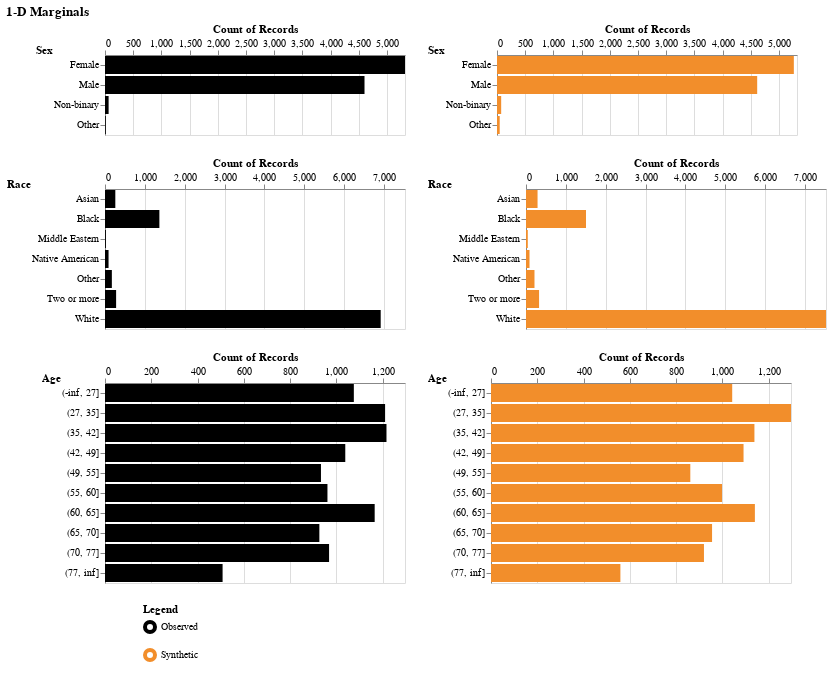

Notebook code cell kept with this figure:
### Code cell
plot_marginal_1d(df, df_generated, columns=["Sex", "Race", "Age"])

### Figure 1 — Vega specification as saved in the notebook (floating-point values rounded to 4 significant figures)
{"$schema": "https://vega.github.io/schema/vega/v5.json", "data": [{"name": "source_6", "values": [{"category": "Observed"}, {"category": "Synthetic"}]}, {"name": "source_0", "values": [{"Sex": "Male", "__count": 4602}, {"Sex": "Female", "__count": 5320}, {"Sex": "Non-binary", "__count": 64}, {"Sex": "Other", "__count": 14}]}, {"name": "source_1", "values": [{"Sex": "Male", "__count": 4614}, {"Sex": "Female", "__count": 5264}, {"Sex": "Non-binary", "__count": 74}, {"Sex": "Other", "__count": 48}]}, {"name": "source_2", "values": [{"Race": "White", "__count": 6920}, {"Race": "Black", "__count": 1365}, {"Race": "Asian", "__count": 259}, {"Race": "Two or more", "__count": 279}, {"Race": "Other", "__count": 172}, {"Race": "Native American", "__count": 89}, {"Race": "Middle Eastern", "__count": 23}]}, {"name": "source_3", "values": [{"Race": "White", "__count": 7530}, {"Race": "Black", "__count": 1506}, {"Race": "Asian", "__count": 290}, {"Race": "Other", "__count": 213}, {"Race": "Native American", "__count": 88}, {"Race": "Two or more", "__count": 328}, {"Race": "Middle Eastern", "__count": 45}]}, {"name": "source_4", "values": [{"Age": "(49, 55]", "__count": 933}, {"Age": "(42, 49]", "__count": 1038}, {"Age": "(55, 60]", "__count": 961}, {"Age": "(35, 42]", "__count": 1216}, {"Age": "(60, 65]", "__count": 1165}, {"Age": "(65, 70]", "__count": 926}, {"Age": "(27, 35]", "__count": 1210}, {"Age": "(-inf, 27]", "__count": 1075}, {"Age": "(70, 77]", "__count": 968}, {"Age": "(77, inf]", "__count": 508}]}, {"name": "source_5", "values": [{"Age": "(27, 35]", "__count": 1296}, {"Age": "(65, 70]", "__count": 955}, {"Age": "(-inf, 27]", "__count": 1042}, {"Age": "(49, 55]", "__count": 861}, {"Age": "(42, 49]", "__count": 1091}, {"Age": "(60, 65]", "__count": 1140}, {"Age": "(77, inf]", "__count": 559}, {"Age": "(35, 42]", "__count": 1138}, {"Age": "(55, 60]", "__count": 998}, {"Age": "(70, 77]", "__count": 920}]}, {"name": "source_0_concat_0_concat_0_y_domain_Sex", "values": [{"Sex": "Male"}, {"Sex": "Female"}, {"Sex": "Non-binary"}, {"Sex": "Other"}]}, {"name": "source_1_concat_0_concat_1_y_domain_Sex", "values": [{"Sex": "Male"}, {"Sex": "Female"}, {"Sex": "Non-binary"}, {"Sex": "Other"}]}, {"name": "source_2_concat_1_concat_0_y_domain_Race", "values": [{"Race": "White"}, {"Race": "Black"}, {"Race": "Asian"}, {"Race": "Two or more"}, {"Race": "Other"}, {"Race": "Native American"}, {"Race": "Middle Eastern"}]}, {"name": "source_3_concat_1_concat_1_y_domain_Race", "values": [{"Race": "White"}, {"Race": "Black"}, {"Race": "Asian"}, {"Race": "Other"}, {"Race": "Native American"}, {"Race": "Two or more"}, {"Race": "Middle Eastern"}]}, {"name": "source_4_concat_2_concat_0_y_domain_Age", "values": [{"Age": "(49, 55]"}, {"Age": "(42, 49]"}, {"Age": "(55, 60]"}, {"Age": "(35, 42]"}, {"Age": "(60, 65]"}, {"Age": "(65, 70]"}, {"Age": "(27, 35]"}, {"Age": "(-inf, 27]"}, {"Age": "(70, 77]"}, {"Age": "(77, inf]"}]}, {"name": "source_5_concat_2_concat_1_y_domain_Age", "values": [{"Age": "(27, 35]"}, {"Age": "(65, 70]"}, {"Age": "(-inf, 27]"}, {"Age": "(49, 55]"}, {"Age": "(42, 49]"}, {"Age": "(60, 65]"}, {"Age": "(77, inf]"}, {"Age": "(35, 42]"}, {"Age": "(55, 60]"}, {"Age": "(70, 77]"}]}], "signals": [{"name": "concat_0_childWidth", "value": 300}, {"name": "concat_0_concat_0_y_step", "value": 20}, {"name": "concat_0_concat_0_height", "update": "bandspace(domain('concat_0_concat_0_y').length, 0.1, 0.05) * concat_0_concat_0_y_step"}, {"name": "concat_0_concat_1_y_step", "value": 20}, {"name": "concat_0_concat_1_height", "update": "bandspace(domain('concat_0_concat_1_y').length, 0.1, 0.05) * concat_0_concat_1_y_step"}, {"name": "concat_1_childWidth", "value": 300}, {"name": "concat_1_concat_0_y_step", "value": 20}, {"name": "concat_1_concat_0_height", "update": "bandspace(domain('concat_1_concat_0_y').length, 0.1, 0.05) * concat_1_concat_0_y_step"}, {"name": "concat_1_concat_1_y_step", "value": 20}, {"name": "concat_1_concat_1_height", "update": "bandspace(domain('concat_1_concat_1_y').length, 0.1, 0.05) * concat_1_concat_1_y_step"}, {"name": "concat_2_childWidth", "value": 300}, {"name": "concat_2_concat_0_y_step", "value": 20}, {"name": "concat_2_concat_0_height", "update": "bandspace(domain('concat_2_concat_0_y').length, 0.1, 0.05) * concat_2_concat_0_y_step"}, {"name": "concat_2_concat_1_y_step", "value": 20}, {"name": "concat_2_concat_1_height", "update": "bandspace(domain('concat_2_concat_1_y').length, 0.1, 0.05) * concat_2_concat_1_y_step"}, {"name": "concat_3_width", "value": 20}, {"name": "concat_3_height", "value": 20}], "marks": [{"type": "group", "name": "concat_0_group", "marks": [{"type": "group", "name": "concat_0_concat_0_group", "encode": {"update": {"height": {"signal": "concat_0_concat_0_height"}, "width": {"signal": "concat_0_childWidth"}}}, "marks": [{"type": "rect", "name": "concat_0_concat_0_marks", "from": {"data": "source_0"}, "encode": {"update": {"y": {"field": "Sex", "scale": "concat_0_concat_0_y"}, "x2": {"value": 0, "scale": "concat_0_concat_0_x"}, "height": {"signal": "max(0.25, bandwidth('concat_0_concat_0_y'))"}, "fill": {"value": "#000000"}, "x": {"field": "__count", "scale": "concat_0_concat_0_x"}}}, "style": ["bar"]}], "axes": [{"scale": "concat_0_concat_0_x", "minExtent": 0, "maxExtent": 0, "gridScale": "concat_0_concat_0_y", "ticks": false, "zindex": 0, "domain": false, "orient": "top", "grid": true, "tickCount": {"signal": "ceil(concat_0_childWidth/40)"}, "labels": false, "aria": false}, {"scale": "concat_0_concat_0_x", "labelFlush": true, "orient": "top", "labelOverlap": true, "tickCount": {"signal": "ceil(concat_0_childWidth/40)"}, "zindex": 0, "title": "Count of Records", "grid": false}, {"scale": "concat_0_concat_0_y", "zindex": 0, "orient": "left", "titleAlign": "right", "titleAnchor": "start", "titleAngle": 0, "title": "Sex", "titlePadding": 1, "grid": false}], "style": "cell"}, {"type": "group", "name": "concat_0_concat_1_group", "encode": {"update": {"height": {"signal": "concat_0_concat_1_height"}, "width": {"signal": "concat_0_childWidth"}}}, "marks": [{"type": "rect", "name": "concat_0_concat_1_marks", "from": {"data": "source_1"}, "encode": {"update": {"x2": {"value": 0, "scale": "concat_0_concat_1_x"}, "x": {"field": "__count", "scale": "concat_0_concat_1_x"}, "fill": {"value": "#f28e2b"}, "y": {"field": "Sex", "scale": "concat_0_concat_1_y"}, "height": {"signal": "max(0.25, bandwidth('concat_0_concat_1_y'))"}}}, "style": ["bar"]}], "axes": [{"scale": "concat_0_concat_1_x", "grid": true, "domain": false, "aria": false, "gridScale": "concat_0_concat_1_y", "maxExtent": 0, "minExtent": 0, "tickCount": {"signal": "ceil(concat_0_childWidth/40)"}, "labels": false, "orient": "top", "ticks": false, "zindex": 0}, {"scale": "concat_0_concat_1_x", "labelOverlap": true, "zindex": 0, "orient": "top", "labelFlush": true, "grid": false, "title": "Count of Records", "tickCount": {"signal": "ceil(concat_0_childWidth/40)"}}, {"scale": "concat_0_concat_1_y", "orient": "left", "titleAngle": 0, "zindex": 0, "grid": false, "title": "Sex", "titlePadding": 1, "titleAnchor": "start", "titleAlign": "right"}], "style": "cell"}], "layout": {"padding": 20, "bounds": "full", "align": "each"}}, {"type": "group", "name": "concat_1_group", "marks": [{"type": "group", "name": "concat_1_concat_0_group", "encode": {"update": {"height": {"signal": "concat_1_concat_0_height"}, "width": {"signal": "concat_1_childWidth"}}}, "marks": [{"type": "rect", "name": "concat_1_concat_0_marks", "from": {"data": "source_2"}, "encode": {"update": {"x2": {"value": 0, "scale": "concat_1_concat_0_x"}, "y": {"field": "Race", "scale": "concat_1_concat_0_y"}, "fill": {"value": "#000000"}, "x": {"field": "__count", "scale": "concat_1_concat_0_x"}, "height": {"signal": "max(0.25, bandwidth('concat_1_concat_0_y'))"}}}, "style": ["bar"]}], "axes": [{"scale": "concat_1_concat_0_x", "orient": "top", "domain": false, "labels": false, "maxExtent": 0, "gridScale": "concat_1_concat_0_y", "ticks": false, "tickCount": {"signal": "ceil(concat_1_childWidth/40)"}, "zindex": 0, "minExtent": 0, "aria": false, "grid": true}, {"scale": "concat_1_concat_0_x", "labelFlush": true, "labelOverlap": true, "tickCount": {"signal": "ceil(concat_1_childWidth/40)"}, "zindex": 0, "grid": false, "title": "Count of Records", "orient": "top"}, {"scale": "concat_1_concat_0_y", "titleAlign": "right", "titleAngle": 0, "title": "Race", "orient": "left", "titlePadding": 1, "grid": false, "zindex": 0, "titleAnchor": "start"}], "style": "cell"}, {"type": "group", "name": "concat_1_concat_1_group", "encode": {"update": {"width": {"signal": "concat_1_childWidth"}, "height": {"signal": "concat_1_concat_1_height"}}}, "marks": [{"type": "rect", "name": "concat_1_concat_1_marks", "from": {"data": "source_3"}, "encode": {"update": {"x": {"field": "__count", "scale": "concat_1_concat_1_x"}, "fill": {"value": "#f28e2b"}, "x2": {"value": 0, "scale": "concat_1_concat_1_x"}, "y": {"field": "Race", "scale": "concat_1_concat_1_y"}, "height": {"signal": "max(0.25, bandwidth('concat_1_concat_1_y'))"}}}, "style": ["bar"]}], "axes": [{"scale": "concat_1_concat_1_x", "gridScale": "concat_1_concat_1_y", "zindex": 0, "orient": "top", "grid": true, "maxExtent": 0, "labels": false, "tickCount": {"signal": "ceil(concat_1_childWidth/40)"}, "ticks": false, "domain": false, "minExtent": 0, "aria": false}, {"scale": "concat_1_concat_1_x", "labelFlush": true, "tickCount": {"signal": "ceil(concat_1_childWidth/40)"}, "labelOverlap": true, "zindex": 0, "orient": "top", "grid": false, "title": "Count of Records"}, {"scale": "concat_1_concat_1_y", "titlePadding": 1, "titleAnchor": "start", "titleAlign": "right", "grid": false, "titleAngle": 0, "title": "Race", "orient": "left", "zindex": 0}], "style": "cell"}], "layout": {"padding": 20, "bounds": "full", "align": "each"}}, {"type": "group", "name": "concat_2_group", "marks": [{"type": "group", "name": "concat_2_concat_0_group", "encode": {"update": {"width": {"signal": "concat_2_childWidth"}, "height": {"signal": "concat_2_concat_0_height"}}}, "marks": [{"type": "rect", "name": "concat_2_concat_0_marks", "from": {"data": "source_4"}, "encode": {"update": {"x": {"field": "__count", "scale": "concat_2_concat_0_x"}, "x2": {"value": 0, "scale": "concat_2_concat_0_x"}, "y": {"field": "Age", "scale": "concat_2_concat_0_y"}, "height": {"signal": "max(0.25, bandwidth('concat_2_concat_0_y'))"}, "fill": {"value": "#000000"}}}, "style": ["bar"]}], "axes": [{"scale": "concat_2_concat_0_x", "orient": "top", "grid": true, "aria": false, "ticks": false, "labels": false, "zindex": 0, "minExtent": 0, "gridScale": "concat_2_concat_0_y", "maxExtent": 0, "domain": false, "tickCount": {"signal": "ceil(concat_2_childWidth/40)"}}, {"scale": "concat_2_concat_0_x", "tickCount": {"signal": "ceil(concat_2_childWidth/40)"}, "zindex": 0, "orient": "top", "grid": false, "title": "Count of Records", "labelOverlap": true, "labelFlush": true}, {"scale": "concat_2_concat_0_y", "title": "Age", "orient": "left", "titlePadding": 1, "zindex": 0, "titleAlign": "right", "titleAnchor": "start", "titleAngle": 0, "grid": false}], "style": "cell"}, {"type": "group", "name": "concat_2_concat_1_group", "encode": {"update": {"width": {"signal": "concat_2_childWidth"}, "height": {"signal": "concat_2_concat_1_height"}}}, "marks": [{"type": "rect", "name": "concat_2_concat_1_marks", "from": {"data": "source_5"}, "encode": {"update": {"x": {"field": "__count", "scale": "concat_2_concat_1_x"}, "y": {"field": "Age", "scale": "concat_2_concat_1_y"}, "x2": {"value": 0, "scale": "concat_2_concat_1_x"}, "height": {"signal": "max(0.25, bandwidth('concat_2_concat_1_y'))"}, "fill": {"value": "#f28e2b"}}}, "style": ["bar"]}], "axes": [{"scale": "concat_2_concat_1_x", "domain": false, "aria": false, "tickCount": {"signal": "ceil(concat_2_childWidth/40)"}, "labels": false, "minExtent": 0, "grid": true, "gridScale": "concat_2_concat_1_y", "ticks": false, "orient": "top", "maxExtent": 0, "zindex": 0}, {"scale": "concat_2_concat_1_x", "grid": false, "tickCount": {"signal": "ceil(concat_2_childWidth/40)"}, "title": "Count of Records", "labelOverlap": true, "orient": "top", "labelFlush": true, "zindex": 0}, {"scale": "concat_2_concat_1_y", "orient": "left", "titleAlign": "right", "titleAnchor": "start", "titlePadding": 1, "title": "Age", "titleAngle": 0, "grid": false, "zindex": 0}], "style": "cell"}], "layout": {"padding": 20, "bounds": "full", "align": "each"}}, {"type": "group", "name": "concat_3_group", "encode": {"update": {"width": {"signal": "concat_3_width"}, "height": {"signal": "concat_3_height"}}}, "marks": [{"type": "symbol", "name": "concat_3_marks", "from": {"data": "source_6"}, "encode": {"update": {"size": {"value": 0}, "stroke": {"field": "category", "scale": "concat_3_color"}, "fill": {"value": "transparent"}, "x": {"signal": "concat_3_width", "mult": 0.5}, "y": {"signal": "concat_3_height", "mult": 0.5}, "opacity": {"value": 0}}}, "style": ["point"]}], "legends": [{"symbolStrokeWidth": 4, "title": "Legend", "stroke": "concat_3_color", "symbolType": "circle", "encode": {"symbols": {"update": {"fill": {"value": "transparent"}}}}}], "style": "view"}], "scales": [{"name": "concat_0_concat_0_x", "type": "linear", "domain": [0, 5320], "range": [0, {"signal": "concat_0_childWidth"}], "zero": true}, {"name": "concat_0_concat_0_y", "type": "band", "domain": {"data": "source_0_concat_0_concat_0_y_domain_Sex", "field": "Sex", "sort": true}, "range": {"step": {"signal": "concat_0_concat_0_y_step"}}, "paddingOuter": 0.05, "paddingInner": 0.1}, {"name": "concat_0_concat_1_x", "type": "linear", "domain": [0, 5320], "range": [0, {"signal": "concat_0_childWidth"}], "zero": true}, {"name": "concat_0_concat_1_y", "type": "band", "domain": {"data": "source_1_concat_0_concat_1_y_domain_Sex", "field": "Sex", "sort": true}, "range": {"step": {"signal": "concat_0_concat_1_y_step"}}, "paddingInner": 0.1, "paddingOuter": 0.05}, {"name": "concat_1_concat_0_x", "type": "linear", "domain": [0, 7530], "range": [0, {"signal": "concat_1_childWidth"}], "zero": true}, {"name": "concat_1_concat_0_y", "type": "band", "domain": {"data": "source_2_concat_1_concat_0_y_domain_Race", "field": "Race", "sort": true}, "range": {"step": {"signal": "concat_1_concat_0_y_step"}}, "paddingInner": 0.1, "paddingOuter": 0.05}, {"name": "concat_1_concat_1_x", "type": "linear", "domain": [0, 7530], "range": [0, {"signal": "concat_1_childWidth"}], "zero": true}, {"name": "concat_1_concat_1_y", "type": "band", "domain": {"data": "source_3_concat_1_concat_1_y_domain_Race", "field": "Race", "sort": true}, "range": {"step": {"signal": "concat_1_concat_1_y_step"}}, "paddingInner": 0.1, "paddingOuter": 0.05}, {"name": "concat_2_concat_0_x", "type": "linear", "domain": [0, 1296], "range": [0, {"signal": "concat_2_childWidth"}], "zero": true}, {"name": "concat_2_concat_0_y", "type": "band", "domain": {"data": "source_4_concat_2_concat_0_y_domain_Age", "field": "Age", "sort": true}, "range": {"step": {"signal": "concat_2_concat_0_y_step"}}, "paddingInner": 0.1, "paddingOuter": 0.05}, {"name": "concat_2_concat_1_x", "type": "linear", "domain": [0, 1296], "range": [0, {"signal": "concat_2_childWidth"}], "zero": true}, {"name": "concat_2_concat_1_y", "type": "band", "domain": {"data": "source_5_concat_2_concat_1_y_domain_Age", "field": "Age", "sort": true}, "range": {"step": {"signal": "concat_2_concat_1_y_step"}}, "paddingOuter": 0.05, "paddingInner": 0.1}, {"name": "concat_3_color", "type": "ordinal", "domain": ["Observed", "Synthetic"], "range": ["#000000", "#f28e2b"]}], "title": {"text": "1-D Marginals", "anchor": "start"}, "padding": 5, "layout": {"padding": 20, "columns": 1, "bounds": "full", "align": "each"}, "background": "white"}
